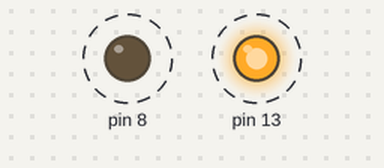
The sketch below on a simulated Arduino Uno, built with avr-gcc and run on an emulated ATmega328P. Parts: output pins drawn as LEDs (lit = HIGH). Dashed ring = blinking.

Above: at 0.5 s.
Timing chart, 0 to 4.6 s (numbered marks = the images above):
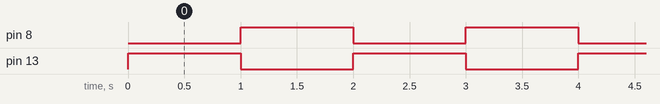

Measured:
- by itself, pin 8, pin 13: alternates HIGH for 1.0 s and LOW for 1.0 s

The sketch:

TestBlink.ino
```cpp
// the setup function runs once when you press reset or power the board
void setup() {
	// initialize digital pin 13 as an output.
	pinMode(13, OUTPUT);
	pinMode(8, OUTPUT);
}

// the loop function runs over and over again forever
void loop() {
	digitalWrite(13, HIGH);   // turn the LED on (HIGH is the voltage level)
	digitalWrite(8, LOW);   // turn the LED on (HIGH is the voltage level)
	delay(1000);              // wait for a second
	digitalWrite(13, LOW);    // turn the LED off by making the voltage LOW
	digitalWrite(8, HIGH);    // turn the LED off by making the voltage LOW
	delay(1000);              // wait for a second
}
```
